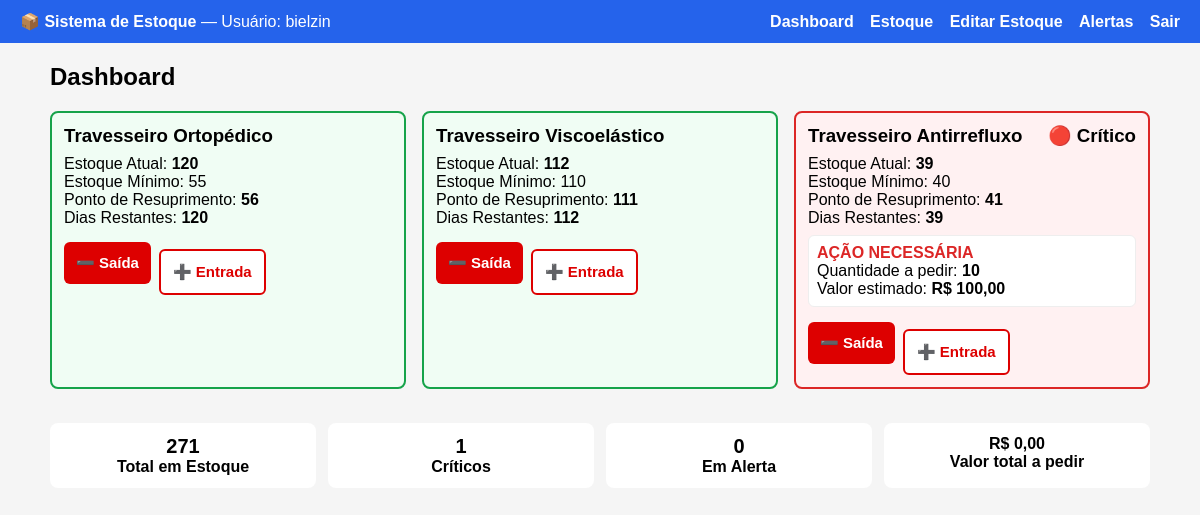
/dashboard.php (signed in), run on the app's committed database.
### tables this page shows
CREATE TABLE `produtos` (
  `id` int(11) NOT NULL,
  `nome` varchar(100) NOT NULL,
  `estoque_min` int(11) NOT NULL,
  `estoque_atual` int(11) NOT NULL
);

### dashboard.php (the view, shortened to what this page needs)
<?php
require 'conexao.php';
$produtos = [];
$res = $conn->query("SELECT * FROM produtos ORDER BY id ASC");
if ($res) {
    while ($row = $res->fetch_assoc()) {
        $produtos[] = $row;
    }
}
function calculateReorderPoint($p) {
    $daily = isset($p['consumo_diario']) && intval($p['consumo_diario'])>0 ? intval($p['consumo_diario']) : 1;
    $prod_time = isset($p['tempo_producao']) && intval($p['tempo_producao'])>0 ? intval($p['tempo_producao']) : 1;
    $min_stock = isset($p['estoque_min']) ? intval($p['estoque_min']) : 0;
    return ($daily * $prod_time) + $min_stock;
}
function calculateOrderQuantity($p) {
    $cur = isset($p['estoque_atual']) ? intval($p['estoque_atual']) : 0;
    $max = isset($p['estoque_max']) ? intval($p['estoque_max']) : ($cur + 10);
    $reorder = calculateReorderPoint($p);
    if ($cur <= $reorder) return max(0, $max - $cur);
    return 0;
}
function getStockStatus($p) {
    $cur = isset($p['estoque_atual']) ? intval($p['estoque_atual']) : 0;
    $min = isset($p['estoque_min']) ? intval($p['estoque_min']) : 0;
    $reorder = calculateReorderPoint($p);
    if ($cur <= $min) return 'critical';
    return 'normal';
}
function getDaysRemaining($p) {
    $daily = isset($p['consumo_diario']) && intval($p['consumo_diario'])>0 ? intval($p['consumo_diario']) : 1;
    $cur = isset($p['estoque_atual']) ? intval($p['estoque_atual']) : 0;
    return floor($cur / $daily);
}
$summary = [
    'total_stock' => 0,
    'critical_count' => 0,
    'warning_count' => 0,
    'total_order_value' => 0.0
];
foreach ($produtos as $p) {
    $summary['total_stock'] += intval($p['estoque_atual']);
    $status = getStockStatus($p);
    if ($status === 'critical') $summary['critical_count']++;
    $summary['total_order_value'] += calculateOrderQuantity($p) * (isset($p['custo_unitario']) ? floatval($p['custo_unitario']) : 0.0);
}
$currentTab = isset($_GET['tab']) ? $_GET['tab'] : 'dashboard';
?>
<!DOCTYPE html>
<html lang="pt-BR">
<head>
    <link rel="stylesheet" href="style.css">
</head>
<body>
    <div class="header">
        <div><strong>📦 Sistema de Estoque</strong> — Usuário: <?= htmlspecialchars($_SESSION['usuario']) ?></div>
        <div class="nav-links">
            <a href="dashboard.php">Dashboard</a>
            <a href="estoque.php">Estoque</a>
            <a href="editar.php">Editar Estoque</a>
            <a href="alerta.php">Alertas</a>
            <a href="logout.php">Sair</a>
        </div>
    </div>
    <div class="container">
        <?php if ($currentTab === 'dashboard'): ?>
            <h2>Dashboard</h2>
            <div class="cards">
                <?php foreach ($produtos as $p):
                    $status = getStockStatus($p);
                    $reorder = calculateReorderPoint($p);
                    $orderQty = calculateOrderQuantity($p);
                    $days = getDaysRemaining($p);
                ?>
                    <div class="card <?= $status ?>">
                        <h3>
                            <?= htmlspecialchars($p['nome']) ?>
                            <?php if ($status !== 'normal'): ?>
                                <span><?= $status === 'critical' ? '🔴 Crítico' : '⚠️ Alerta' ?></span>
                            <?php endif; ?>
                        </h3>
                        <div>
                            <div>Estoque Atual: <strong><?= intval($p['estoque_atual']) ?></strong></div>
                            <div>Estoque Mínimo: <?= intval($p['estoque_min']) ?></div>
                            <div>Ponto de Resuprimento: <strong><?= $reorder ?></strong></div>
                            <div>Dias Restantes: <strong><?= $days ?></strong></div>
                        </div>
                        <?php if ($orderQty > 0): ?>
                        <?php $valorEstimado = $orderQty * (isset($p['custo_unitario']) ? floatval($p['custo_unitario']) : 10); ?>
                            <div style="margin-top:8px; padding:8px; background:#fff; border:1px solid #eee; border-radius:6px;">
                            <div style="font-weight:bold; color:<?= $status === 'critical' ? '#dc2626' : '#eab308' ?>">
                            AÇÃO NECESSÁRIA
                            </div>
                            <div>Quantidade a pedir: <strong><?= $orderQty ?></strong></div>
                            <div>Valor estimado: <strong>R$ <?= number_format($valorEstimado, 2, ',', '.') ?></             strong></div>
                            </div>
                        <?php endif; ?>
                        <div style="margin-top:10px; display:flex; gap:8px;">
                            <form method="POST" style="display:inline">
                                <button type="submit" class="btn-vermelho">➖ Saída</button>
                            </form>
                            <form method="POST" style="display:inline">
                                <button type="button" onclick="addEntrada(<?= intval($p['id']) ?>)" class="btn-branco">➕ Entrada</button>
                            </form>
                        </div>
                    </div>
                <?php endforeach; ?>
            </div>
            <div class="summary" style="margin-top:18px;">
                <div class="box">
                    <div style="font-size:20px; font-weight:bold;"><?= $summary['total_stock'] ?></div>
                    <div>Total em Estoque</div>
                </div>
                <div class="box">
                    <div style="font-size:20px; font-weight:bold;"><?= $summary['critical_count'] ?></div>
                    <div>Críticos</div>
                </div>
                <div class="box">
                    <div style="font-size:20px; font-weight:bold;"><?= $summary['warning_count'] ?></div>
                    <div>Em Alerta</div>
                </div>
                <div class="box">
                    <div style="font-size:16px; font-weight:bold;">R$ <?= number_format($summary['total_order_value'], 2, ',', '.') ?></div>
                    <div>Valor total a pedir</div>
                </div>
            </div>
        <?php endif; ?>
    </div>
</body>
</html>

### style.css (style rules this page uses)
.btn-vermelho { width: 100%; padding: 12px; background: #d00; color: white; font-weight: bold; border: none; border-radius: 6px; cursor: pointer; margin-top: 5px; font-size: 15px; }
.btn-branco { width: 100%; padding: 12px; background: white; color: #d00; font-weight: bold; border: 2px solid #d00; border-radius: 6px; cursor: pointer; margin-top: 12px; font-size: 15px; }

### dashboard.php (style rules this page uses)
body { font-family: Arial, sans-serif; background:#f5f5f5; margin:0; padding:0; }
.header { background:#2563eb; color:#fff; padding:12px 20px; display:flex; justify-content:space-between; align-items:center; }
.nav-links a { color:#fff; margin-left:12px; text-decoration:none; font-weight:600; }
.container { max-width:1100px; margin:20px auto; padding:0 16px; }
.cards { display:grid; grid-template-columns: repeat(auto-fit, minmax(300px,1fr)); gap:16px; }
.card { background:#fff; border-radius:8px; padding:12px; border:2px solid #ddd; }
.card.normal { border-color:#16a34a; background:#f0fdf4; }
.card.critical { border-color:#dc2626; background:#fff1f2; }
.card h3 { display:flex; justify-content:space-between; align-items:center; margin:0 0 8px 0; }
.summary { display:grid; grid-template-columns: repeat(auto-fit,minmax(150px,1fr)); gap:12px; margin-top:16px; }
.summary .box { background:#fff; padding:12px; border-radius:8px; text-align:center; }

### data on the page
produtos: nome "Travesseiro Ortopédico", estoque_atual "120", estoque_min "55", estoque_min "56"
produtos: nome "Travesseiro Viscoelástico", estoque_atual "112", estoque_min "110", estoque_min "111"
produtos: nome "Travesseiro Antirrefluxo", shows "🔴 Crítico", estoque_atual "39", estoque_min "40", estoque_min "41", estoque_atual "10", estoque_atual "100,00"

### other printed values
$_SESSION['usuario'] "bielzin"
$summary['total_stock'] "271"
$summary['critical_count'] "1"
$summary['warning_count'] "0"
$summary['total_order_value'] "0,00"
